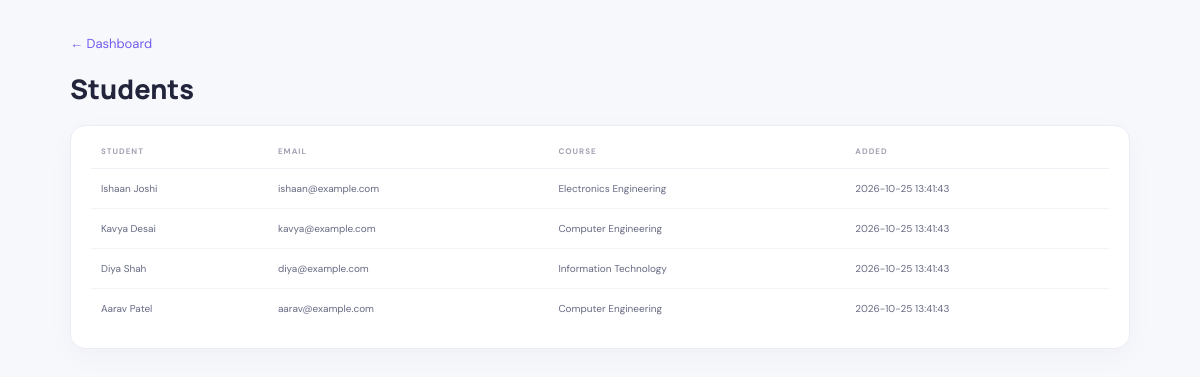
/students.php (signed in), run on the app's committed database.
### tables this page shows
CREATE TABLE students(id INT UNSIGNED AUTO_INCREMENT PRIMARY KEY, user_id INT UNSIGNED NULL, student_name VARCHAR(120) NOT NULL, email VARCHAR(190) NOT NULL, course VARCHAR(100) NOT NULL, created_at TIMESTAMP DEFAULT CURRENT_TIMESTAMP, FOREIGN KEY(user_id) REFERENCES users(id) ON DELETE SET NULL);

### includes/auth.php (called while the page is built, shortened)
<?php
function e(mixed $value): string { return htmlspecialchars((string)$value, ENT_QUOTES | ENT_SUBSTITUTE, 'UTF-8'); }

### students.php (the view)
<?php require_once __DIR__.'/db.php';require_once __DIR__.'/includes/auth.php';requireAdmin();$rows=$conn->query('SELECT student_name,email,course,created_at FROM students ORDER BY id DESC')->fetch_all(MYSQLI_ASSOC);?><!doctype html><html><head><meta charset="utf-8"><meta name="viewport" content="width=device-width,initial-scale=1"><title>Students</title><link rel="stylesheet" href="assets/style.css"></head><body><main class="standalone"><a href="dashboard.php">← Dashboard</a><h1>Students</h1><section class="panel"><table><thead><tr><th>STUDENT</th><th>EMAIL</th><th>COURSE</th><th>ADDED</th></tr></thead><tbody><?php foreach($rows as $r):?><tr><td><?=e($r['student_name'])?></td><td><?=e($r['email'])?></td><td><?=e($r['course'])?></td><td><?=e($r['created_at'])?></td></tr><?php endforeach;?></tbody></table></section></main></body></html>

### assets/style.css (style rules this page uses)
:root { --ink:#22243b;--muted:#8b8da3;--line:#ececf4;--purple:#705def;--bg:#f7f8fc }
* { box-sizing:border-box }
body { margin:0;background:var(--bg);color:var(--ink);font:13px 'DM Sans',sans-serif }
a { color:#705def;text-decoration:none }
.metric-card,.panel { background:white;border:1px solid var(--line);border-radius:15px;box-shadow:0 8px 28px #25255008 }
.panel { padding:20px;margin-bottom:18px }
table { border-collapse:collapse;width:100%;text-align:left;white-space:nowrap }
th { font-size:8px;letter-spacing:1px;color:#a0a2b2;padding:0 10px 12px;border-bottom:1px solid #f0f0f6 }
td { font-size:10px;color:#666a82;padding:13px 10px;border-bottom:1px solid #f3f3f8 }
tbody tr:last-child td { border-bottom:0 }
.standalone { max-width:1100px;margin:35px auto;padding:0 20px }
.standalone h1 { font:800 27px Manrope }

### data on the page
students: student_name "Ishaan Joshi", email "ishaan@example.com", course "Electronics Engineering", created_at "2026-10-25 13:41:43"
students: student_name "Kavya Desai", email "kavya@example.com", course "Computer Engineering", created_at "2026-10-25 13:41:43"
students: student_name "Diya Shah", email "diya@example.com", course "Information Technology", created_at "2026-10-25 13:41:43"
students: student_name "Aarav Patel", email "aarav@example.com", course "Computer Engineering", created_at "2026-10-25 13:41:43"
